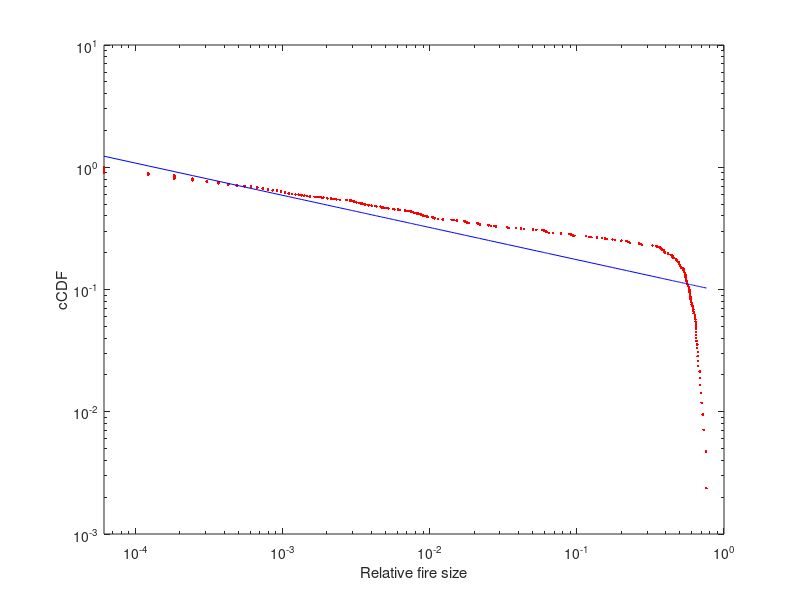

MATLAB code for this plot:
%  x = [ 0.5000 1.0000 2.0000 5.0000 10.0000 20.0000 50.0000 100.0000];
%  y = [ 0.8447 1.4494 3.5760 10.9288 23.1908 44.6963 114.9254 344.6238];
%  loglog(x,y,'bd');
%  hold on
%  axis([0 100 0 350])
%  p = polyfit(log(x),log(y),1);
%  z = polyval(p,log(x));
%  hold on;
%  loglog(x,exp(z))

clear all;
data = load('plotData.mat');

burnedTrees = data.burnedTrees;
cCDF = data.cCDF;

figure(200)
xmin = burnedTrees(end);
loglog(burnedTrees, cCDF, 'r.')
hold on
  p = polyfit(log(burnedTrees),log(cCDF),1);
  z = polyval(p,log(burnedTrees));
  z
  hold on;
  loglog(burnedTrees,exp(z), 'b')
% set(gca, 'YScale', 'log')
% set(gca, 'XScale', 'log')
xlim([xmin 1])
xlabel('Relative fire size')
ylabel('cCDF')
hold on % Hold on for next

y1 = log(exp(z(1)));
y2 = log(exp(z(end)));
y1
y2
x1 = log(burnedTrees(1));
x2 = log(burnedTrees(end));
x1 
x2

py  = sqrt(((y2-y1)^2) + ((x2-x1)^2));

tau = 1-py;
tau
py

